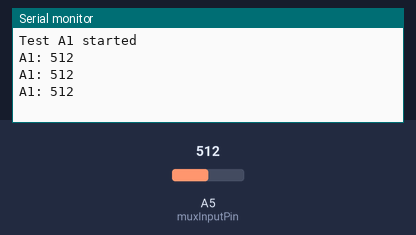
The sketch below on a simulated Arduino Uno, built with avr-gcc and run on an emulated ATmega328P. Shown: the last lines printed to the serial monitor. The inputs (shaded band) are chosen by the test bench; at power-on: A5 (muxInputPin) = 512.

Above: at 4.2 s.
4.3 s: A5 (muxInputPin) set to 716
At 4.9 s:
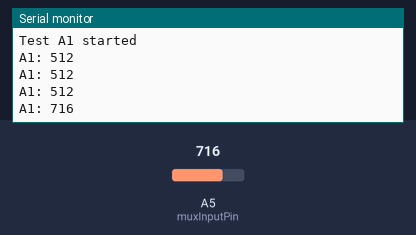
5.8 s: A5 (muxInputPin) set to 900
At 6.4 s:
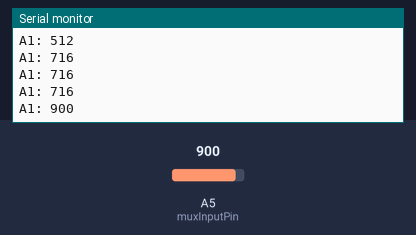
Timing chart, 0 to 8.8 s (numbered marks = the images above; inputs shaded):
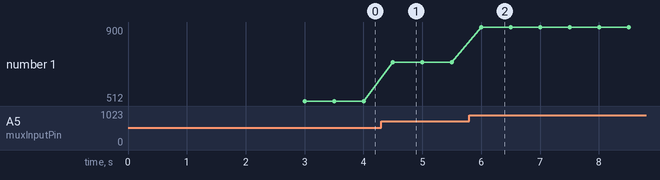

The sketch:

INPUT_A1_test.ino
```cpp
const int muxSelectPins[] = {1, 8, 11};
const int muxInputPin = 5;

void setup() {
  Serial.begin(115200);
  delay(3000);

  for (int i = 0; i < 3; i++)
    pinMode(muxSelectPins[i], OUTPUT);
  pinMode(muxInputPin, INPUT);

  digitalWrite(muxSelectPins[0], 1);
  digitalWrite(muxSelectPins[1], 1);
  digitalWrite(muxSelectPins[2], 0);

  Serial.println("Test A1 started");
}

void loop() {
  int val = analogRead(muxInputPin);

  Serial.print("A1: ");
  Serial.println(val);

  delay(500);
}
```

Measured:
- after the input at 4.3 s, the serial monitor: prints a new line after 0.20 s (image 1)
- after the input at 5.8 s, the serial monitor: prints a new line after 0.20 s (image 2)
- plotted number 1: 512 → 716 after the input at 4.3 s, 716 → 900 after the input at 5.8 s
